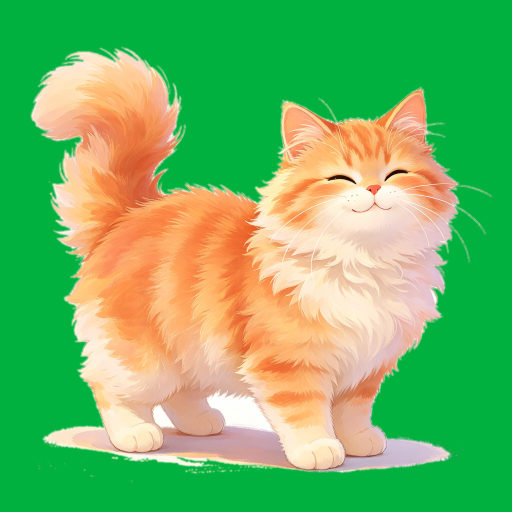
#> input picture cat-media/refs/green/E2-peach-green-00B140.png, 1024 x 1024 px (shown at 1/2 size)
$ python cat_check.py refs/green/E2-peach-green-00B140.png
#> lines starting #> are read from the running program, lines starting #| are printed output that depends on the picture; after the words box and inside, x2 and y2 are one past the last pixel; in counts of white or black regions, pixels touching at a corner belong together
"""
猫猫素材体检：加新动作 / 重新生成素材后，用它客观复检，不用靠肉眼反复看。

检查三件事
─────────
1. 毛发长度   轮廓的高频细节量。长毛是「一圈细密毛刺」，短毛是「平滑的线」。
              这是本次踩过的坑：提示词里误写成「短毛」，模型忠实照做，猫全变短毛了。
2. 毛色一致性 以「应用现用的素材」为基准比较色调 / 饱和度 / 明度。
              各动作是独立生成的，若偏差过大，切换动作时会像换了一只猫。
3. 尺寸与占比 猫在画幅里的外接框与像素占比，用于发现「画得过大/过小」。

为什么毛长要用「轮廓细节」而不是面积或周长
────────────────────────────────────────
面积 / 周长会被姿势严重干扰（坐、躺、蜷成一团本来形状就差很多）。
而「轮廓的毛刺多少」是低频形状之外的细节量：把掩膜降采样再升回来，
细毛刺会被抹掉、整体形状保留，两者的边界像素数之比就只反映细节多少。

为什么用 app 里的素材当毛色基准，而不是 refs/green 的参考图
────────────────────────────────────────────────────────
应用里真正显示的是 app/assets/cat/*.webp（由视频生成），
参考图是抠图前的绿幕图，亮度与它并不一致 —— 实测参考图比 app 素材更亮，
拿参考图当基准会得出「新素材偏暗」的错误结论。

用法
────
    python cat_check.py                     # 检查默认的一组（参考图 + 各动作首帧）
    python cat_check.py 图1.png 图2.png      # 检查指定图片
    python cat_check.py --frames            # 只检查 refs/actions/ 下的 *-first.png
"""

import os
import sys

import cv2
import numpy as np

HERE = os.path.dirname(os.path.abspath(__file__))
ROOT = os.path.dirname(HERE)

REF_GREEN = os.path.join(HERE, "refs", "green", "E2-peach-green-00B140.png")
ACTIONS_DIR = os.path.join(HERE, "refs", "actions")
APP_ASSETS = [
    os.path.join(ROOT, "app", "assets", "cat", "cat-walk.webp"),
    os.path.join(ROOT, "app", "assets", "cat", "cat-idle.webp"),
]
ACTION_KEYS = ["doze", "sleep", "stretch", "groom", "hop"]

# ── 毛发判读的适用范围与校准 ──────────────────────────────────────────
# ⚠ 这个指标只在「同样的像素尺寸」之间可比：
#     大图（1024px）缩小会把毛发细节抹平，小图（100px）放大又是插值假象，
#     两者放在一起比会得出错误结论（实测归一化到同一体高后，长毛与短毛完全重叠）。
#   本项目校准值（均为 1024x1024）：
#     参考图（已知长毛）fringe = 0.0016
#     旧版首帧（已知短毛）fringe = 0.0006 ~ 0.0010
#     重生成后          fringe = 0.0011 ~ 0.0014
#   故取「参考图的 75%」为下限提示线；这只是**粗略提示**，最终仍须肉眼确认。
#
# ⚠ rough（边界粗糙度）经实测**无法区分**长毛与短毛（两组数值完全重叠），
#   因此只作为参考数字打印，不参与任何判定。
FUR_REF_RATIO_WARN = 0.90   # 低于参考图此比例 → 提示「偏短，建议眼看」
FUR_REF_RATIO_BAD = 0.75    # 低于此比例 → 提示「明显偏短」

# 毛色容许偏差（相对 app 现用素材的均值）
HUE_TOL = 6.0             # 色调差容许范围（度）
SAT_TOL = 45.0            # 饱和度差容许范围
VAL_TOL = 30.0            # 明度差容许范围


# ────────────────────────────── 读图与掩膜 ──────────────────────────────

def imread_unicode(path, flags=cv2.IMREAD_UNCHANGED):
    """读图，兼容中文路径（cv2.imread 在 Windows 下不支持非 ASCII 路径）"""
    try:
        buf = np.fromfile(path, dtype=np.uint8)
        return cv2.imdecode(buf, flags) if buf.size else None
    except Exception:
        return None


def body_mask(img):
    """取猫体掩膜：有 alpha 通道就用 alpha，否则按绿幕判定；只保留最大连通域"""
    if img is None:
        return None
    if img.ndim == 3 and img.shape[2] == 4:
        m = (img[:, :, 3] > 128).astype(np.uint8)
    else:
        b, g, r = cv2.split(img[:, :, :3].astype(np.int16))
        m = (~((g > r + 20) & (g > b + 20))).astype(np.uint8)
        m = cv2.morphologyEx(m, cv2.MORPH_OPEN, np.ones((3, 3), np.uint8))
    n, lab, st, _ = cv2.connectedComponentsWithStats(m, 8)
    if n <= 1:
        return None
    idx = 1 + int(np.argmax(st[1:, cv2.CC_STAT_AREA]))
    return (lab == idx).astype(np.uint8)


def boundary_pixels(m):
    """边界像素数（有背景邻居的前景像素），近似周长"""
    er = cv2.erode(m, np.ones((3, 3), np.uint8), iterations=1)
    return int((m - er).sum())


# ────────────────────────────── 各项测量 ──────────────────────────────

def measure(path, factor=4):
    """测一只猫：毛发指标 + 色彩 + 尺寸"""
    img = imread_unicode(path)
    if img is None:
        return {"文件": os.path.basename(path), "错误": "读图失败"}
    m = body_mask(img)
    if m is None or m.sum() == 0:
        return {"文件": os.path.basename(path), "错误": "未识别到主体"}

    h, w = m.shape
    area = int(m.sum())

    # --- 毛发指标一：边界粗糙度（对姿势不敏感）---
    small = cv2.resize(m * 255, (max(1, w // factor), max(1, h // factor)),
                       interpolation=cv2.INTER_AREA)
    back = cv2.resize(small, (w, h), interpolation=cv2.INTER_NEAREST)
    m_low = (back > 127).astype(np.uint8)
    rough = boundary_pixels(m) / max(1, boundary_pixels(m_low))

    # --- 毛发指标二：外缘碎屑率（平滑一遍后抹掉多少面积）---
    k = np.ones((7, 7), np.uint8)
    smooth = cv2.morphologyEx(m, cv2.MORPH_CLOSE, k)
    smooth = cv2.morphologyEx(smooth, cv2.MORPH_OPEN, k)
    fringe = float((m & (~smooth.astype(bool)).astype(np.uint8)).sum()) / max(1, area)

    # --- 色彩：只取猫体内部，避开与背景混合的边缘像素 ---
    core = cv2.erode(m, np.ones((5, 5), np.uint8), iterations=2)
    rgb = img[:, :, :3]
    if core.sum() > 0:
        px = rgb[core > 0]
        med = np.median(px, axis=0)                       # BGR
        hsv = cv2.cvtColor(px.reshape(-1, 1, 3), cv2.COLOR_BGR2HSV).reshape(-1, 3)
        hue, sat, val = (float(np.median(hsv[:, 0])), float(np.median(hsv[:, 1])),
                         float(np.median(hsv[:, 2])))
    else:
        med = np.array([np.nan] * 3)
        hue = sat = val = float("nan")

    # --- 尺寸 ---
    ys, xs = np.where(m > 0)
    bw, bh = int(xs.max() - xs.min() + 1), int(ys.max() - ys.min() + 1)

    return {
        "文件": os.path.basename(path),
        "画幅": f"{w}x{h}",
        "体宽": bw, "体高": bh,
        "宽占比": bw / w * 100,
        "面积占比": area / (w * h) * 100,
        "rough": rough,
        "fringe": fringe,
        "hue": hue, "sat": sat, "val": val,
        "rgb": f"({med[2]:.0f},{med[1]:.0f},{med[0]:.0f})",
    }


# ────────────────────────────── 输出 ──────────────────────────────

def fmt_table(rows, cols, titles=None, fmts=None):
    """按列宽对齐打印表格。fmts 可为每列指定格式（如 fringe 需要 4 位小数）"""
    titles = titles or {}
    fmts = fmts or {}
    heads = [titles.get(c, c) for c in cols]

    def cell(r, c):
        v = r.get(c, "")
        if v is None or (isinstance(v, float) and np.isnan(v)):
            return "-"
        if isinstance(v, float):
            return format(v, fmts.get(c, ".3f"))
        return str(v)

    widths = {c: len(titles.get(c, c)) for c in cols}
    for r in rows:
        for c in cols:
            widths[c] = max(widths[c], len(cell(r, c)))

    print("  ".join(titles.get(c, c).ljust(widths[c]) for c in cols))
    print("  ".join("-" * widths[c] for c in cols))
    for r in rows:
        print("  ".join(cell(r, c).ljust(widths[c]) for c in cols))


def main():
    args = [a for a in sys.argv[1:] if not a.startswith("--")]
    only_frames = "--frames" in sys.argv

    if args:
        paths = [a if os.path.isabs(a) else os.path.join(os.getcwd(), a) for a in args]
    elif only_frames:
        paths = [os.path.join(ACTIONS_DIR, f"{k}-first.png") for k in ACTION_KEYS]
    else:
        paths = [REF_GREEN] + [os.path.join(ACTIONS_DIR, f"{k}-first.png") for k in ACTION_KEYS]

    rows = [measure(p) for p in paths if os.path.exists(p)]
#> in imread_unicode, returned value is the input picture: shape (1024, 1024, 3); mean B, G, R 102.1, 181.1, 114.3
#> in body_mask, `b, g, r = cv2.split(img[:, :, :3].astype(np.int16))`:
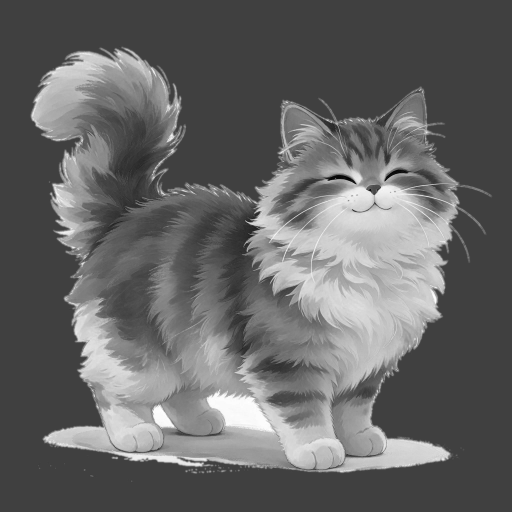
#> b: shape (1024, 1024) int16 (shown at 1/2 size); min 0, max 255, mean 102.1
#> in body_mask, `b, g, r = cv2.split(img[:, :, :3].astype(np.int16))`:
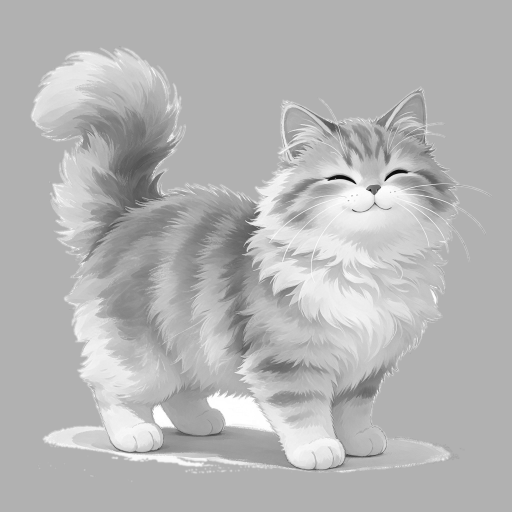
#> g: shape (1024, 1024) int16 (shown at 1/2 size); min 1, max 255, mean 181.1
#> in body_mask, `m = (~((g > r + 20) & (g > b + 20))).astype(np.uint8)`: m: shape (1024, 1024); values 0 (black) and 1 (white), 46.4% white; 9 white regions (8 under 20 px), largest, box (x1, y1, x2, y2) and area: (63, 98, 918, 944) 486605
#> in body_mask, `m = cv2.morphologyEx(m, cv2.MORPH_OPEN, np.ones((3, 3), np.uint8))`:
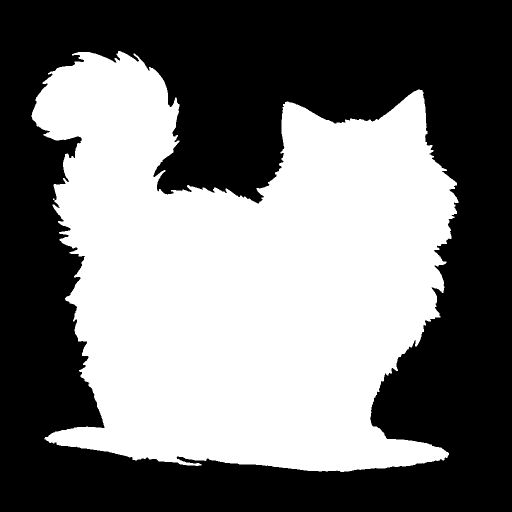
#> m: shape (1024, 1024) (shown at 1/2 size); values 0 (black) and 1 (white), 46.3% white; 1 white region, box (x1, y1, x2, y2) and area: (63, 102, 917, 944) 485867
#> in body_mask, `n, lab, st, _ = cv2.connectedComponentsWithStats(m, 8)`: n = 2; st = [[0, 0, 1024, 1024, 562709], [63, 102, 854, 842, 485867]]
#> in body_mask, `idx = 1 + int(np.argmax(st[1:, cv2.CC_STAT_AREA]))`: idx = 1
#> in measure, `area = int(m.sum())`: area = 485867
#> in measure, `m_low = (back > 127).astype(np.uint8)`: m_low: shape (1024, 1024); values 0 (black) and 1 (white), 46.4% white; 1 white region, box (x1, y1, x2, y2) and area: (64, 100, 916, 944) 486848
#> in boundary_pixels, `er = cv2.erode(m, np.ones((3, 3), np.uint8), iterations=1)`: er: shape (1024, 1024); values 0 (black) and 1 (white), 45.7% white; 6 white regions (5 under 20 px), largest, box (x1, y1, x2, y2) and area: (64, 103, 916, 943) 479244
#> in boundary_pixels (call 2), `er = cv2.erode(m, np.ones((3, 3), np.uint8), iterations=1)`: er: shape (1024, 1024); values 0 (black) and 1 (white), 45.8% white; 6 white regions (5 under 20 px), largest, box (x1, y1, x2, y2) and area: (65, 101, 915, 943) 480636
#> in measure, `rough = boundary_pixels(m) / max(1, boundary_pixels(m_low))`: rough = 1.07
#> in measure, `smooth = cv2.morphologyEx(m, cv2.MORPH_CLOSE, k)`: smooth: shape (1024, 1024); values 0 (black) and 1 (white), 46.5% white; 1 white region, box (x1, y1, x2, y2) and area: (63, 102, 917, 944) 487863
#> in measure, `smooth = cv2.morphologyEx(smooth, cv2.MORPH_OPEN, k)`: smooth: shape (1024, 1024); values 0 (black) and 1 (white), 46.5% white; 1 white region, box (x1, y1, x2, y2) and area: (64, 103, 915, 944) 487093
#> in measure, `fringe = float((m & (~smooth.astype(bool)).astype(np.uint8)).sum()) / ..`: fringe = 0.00158
#> in measure, `core = cv2.erode(m, np.ones((5, 5), np.uint8), iterations=2)`: core: shape (1024, 1024); values 0 (black) and 1 (white), 44% white; 1 white region, box (x1, y1, x2, y2) and area: (68, 108, 910, 939) 461583
#> in measure, `med = np.median(px, axis=0)`: med = [141, 186, 249]
#> in measure, `hue, sat, val = (float(np.median(hsv[:, 0])), float(np.median(hsv[:, 1..`: hue = 13; sat = 105; val = 249
#> in measure, `bw, bh = int(xs.max() - xs.min() + 1), int(ys.max() - ys.min() + 1)`: bw = 854; bh = 842
#> rows = 1 item
    if not rows:
        print("没有可检查的图片")
        return

    print()
    print("【一】毛发与尺寸")
    print("（rough 经实测无法区分长毛/短毛，仅列作参考；判断请以 fringe 与人眼为准）")
    fmt_table(rows, ["文件", "画幅", "体宽", "体高", "宽占比", "面积占比", "rough", "fringe"],
              {"宽占比": "宽占比%", "面积占比": "面积占比%"},
              {"宽占比": ".1f", "面积占比": ".1f", "rough": ".3f", "fringe": ".4f"})
#> in fmt_table, `titles = titles or {}`: titles = {'宽占比': '宽占比%', '面积占比': '面积占比%'}
#> in fmt_table, `fmts = fmts or {}`: fmts = {'宽占比': '.1f', '面积占比': '.1f', 'rough': '.3f', 'fringe': '.4f'}
#> in fmt_table, `heads = [titles.get(c, c) for c in cols]`: heads = ['文件', '画幅', '体宽', '体高', '宽占比%', '面积占比%', 'rough', 'fringe']
#> in fmt_table, `widths = {c: len(titles.get(c, c)) for c in cols}`: widths = {'文件': 2, '画幅': 2, '体宽': 2, '体高': 2, '宽占比': 4, '面积占比': 5, 'rough': 5, 'fringe': 6}
#> the loop in fmt_table, `for r in rows:` made 1 pass
#> after the loop in fmt_table, `for r in rows:`: widths = {'文件': 25, '画幅': 9, '体宽': 3, '体高': 3, '宽占比': 4, '面积占比': 5, 'rough': 5, 'fringe': 6}
#| 文件                         画幅         体宽   体高   宽占比%  面积占比%  rough  fringe

    # 毛发判读：只以「同为 1024px 的参考图」为基准做相对比较
    print()
    ref_row = next((r for r in rows if r.get("文件") == os.path.basename(REF_GREEN)), None)
    measurable = [r for r in rows if "fringe" in r]
#> measurable = 1 item
    note_bad, note_warn = [], []
    if ref_row and measurable:
        ref_fr = ref_row["fringe"]
#> ref_fr = 0.00158
        print(f"毛发提示（基准：参考图 fringe={ref_fr:.4f}，仅对同尺寸图片有效）：")
#| 毛发提示（基准：参考图 fringe=0.0016，仅对同尺寸图片有效）：
        for r in measurable:
            if r is ref_row:
                continue
            ratio = r["fringe"] / ref_fr if ref_fr else 0
            if ratio < FUR_REF_RATIO_BAD:
                note_bad.append((r["文件"], ratio))
            elif ratio < FUR_REF_RATIO_WARN:
                note_warn.append((r["文件"], ratio))
            print(f"    {r['文件']:26} fringe={r['fringe']:.4f}  为参考图的 {ratio * 100:.0f}%")
#> this loop made 1 pass
#> after the loop, note_bad = []; note_warn = []
        print()
        if note_bad:
            print("⚠ 明显偏短（毛发偏光滑），建议重新生成：")
            for f, rt in note_bad:
                print(f"    {f}  ({rt * 100:.0f}%)")
            print("  → 检查提示词里是否误写了「短毛」，或缺少「长毛蓬松」的描述。")
        if note_warn:
            print("· 略低于参考图，建议眼看确认（指标本身不够灵敏）：")
            for f, rt in note_warn:
                print(f"    {f}  ({rt * 100:.0f}%)")
        if not note_bad and not note_warn:
            print("✓ 毛发指标未见明显异常。")
        print()
        print("⚠ 注意：该指标只是粗略提示，实测无法可靠区分长毛与短毛。")
        print("   判断毛发是否达标，请以 python cat_compare.py 出的对照图为准（人眼更准）。")
    elif measurable:
        print("未找到参考图，跳过毛发比较（需要参考图作为同尺寸基准）。")

    # 色彩一致性：以 app 现用素材为基准
    print()
    print("【二】毛色一致性（基准 = app 现用素材）")
    app_rows = []
    for p in APP_ASSETS:
        if os.path.exists(p):
            app_rows.append(measure(p))
#> call 2 of measure, with path = 'app/assets/cat/cat-walk.webp', factor = 4
#> call 2 of imread_unicode, with path = 'app/assets/cat/cat-walk.webp', flags = -1
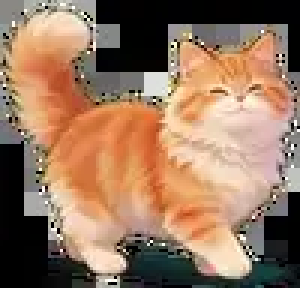
#> input picture app/assets/cat/cat-walk.webp, 100 x 96 px (shown 3 times larger)
#> in imread_unicode, returned value is the input picture: shape (96, 100, 4); mean B, G, R, A 95.2, 118.7, 151, 145.8
#> in body_mask (call 2), `m = (img[:, :, 3] > 128).astype(np.uint8)`: m: shape (96, 100); values 0 (black) and 1 (white), 57.4% white; 3 black regions (1 under 20 px), largest, box (x1, y1, x2, y2) and area: (0, 0, 100, 96) 3926, (38, 78, 65, 87) 159
#> in measure (call 2), `area = int(m.sum())`: area = 5514
#> in measure (call 2), `m_low = (back > 127).astype(np.uint8)`: m_low: shape (96, 100); values 0 (black) and 1 (white), 58.5% white; 4 black regions, box (x1, y1, x2, y2) and area: (0, 0, 100, 36) 1984, (0, 24, 64, 96) 1248, (80, 36, 100, 96) 640, (40, 80, 64, 88) 112
#> in boundary_pixels (call 3), `er = cv2.erode(m, np.ones((3, 3), np.uint8), iterations=1)`: er: shape (96, 100); values 0 (black) and 1 (white), 51.2% white; 2 black regions, box (x1, y1, x2, y2) and area: (0, 0, 100, 96) 4448, (37, 77, 66, 88) 239
#> in boundary_pixels (call 4), `er = cv2.erode(m, np.ones((3, 3), np.uint8), iterations=1)`:
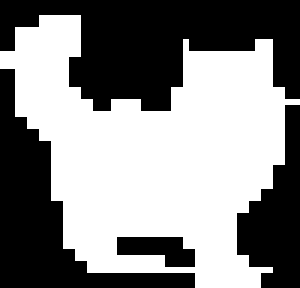
#> er: shape (96, 100) (shown 3 times larger); values 0 (black) and 1 (white), 53.1% white; 4 black regions, box (x1, y1, x2, y2) and area: (0, 0, 100, 37) 2196, (0, 23, 65, 96) 1385, (79, 35, 100, 96) 737, (39, 79, 65, 89) 180
#> in measure (call 2), `rough = boundary_pixels(m) / max(1, boundary_pixels(m_low))`: rough = 1.17
#> in measure (call 2), `smooth = cv2.morphologyEx(m, cv2.MORPH_CLOSE, k)`: smooth: shape (96, 100); values 0 (black) and 1 (white), 60.2% white; 6 black regions, box (x1, y1, x2, y2) and area: (18, 0, 100, 34) 1834, (0, 29, 54, 96) 1177, (80, 44, 100, 96) 575, (0, 0, 15, 16) 137, (42, 78, 49, 85) 49, (50, 79, 57, 86) 49
#> in measure (call 2), `smooth = cv2.morphologyEx(smooth, cv2.MORPH_OPEN, k)`:
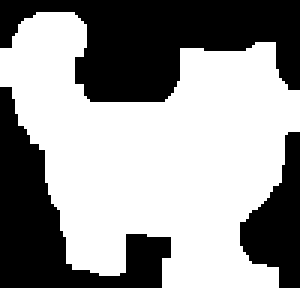
#> smooth: shape (96, 100) (shown 3 times larger); values 0 (black) and 1 (white), 58.8% white; 3 black regions, box (x1, y1, x2, y2) and area: (0, 0, 100, 34) 2016, (0, 29, 57, 96) 1357, (80, 44, 100, 96) 579
#> in measure (call 2), `fringe = float((m & (~smooth.astype(bool)).astype(np.uint8)).sum()) / ..`: fringe = 0.0203
#> in measure (call 2), `core = cv2.erode(m, np.ones((5, 5), np.uint8), iterations=2)`:
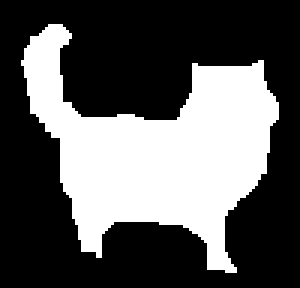
#> core: shape (96, 100) (shown 3 times larger); values 0 (black) and 1 (white), 35.4% white; 1 white region, box (x1, y1, x2, y2) and area: (7, 8, 93, 91) 3394
#> in measure (call 2), `med = np.median(px, axis=0)`: med = [110, 162, 226]
#> in measure (call 2), `hue, sat, val = (float(np.median(hsv[:, 0])), float(np.median(hsv[:, 1..`: hue = 12; sat = 133; val = 226
#> in measure (call 2), `ys, xs = np.where(m > 0)`: ys = 5514 values from 3 to 94; xs = 5514 values, max 98 at index 1515, min 1 at index 304, mean 51.13
#> in measure (call 2), `bw, bh = int(xs.max() - xs.min() + 1), int(ys.max() - ys.min() + 1)`: bw = 98; bh = 92
#> pass 2 of the loop in main, `for p in APP_ASSETS:`:
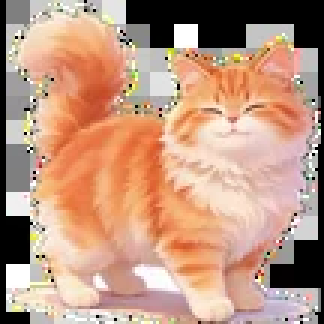
#> input picture app/assets/cat/cat-idle.webp, 108 x 108 px (shown 3 times larger)
#> in imread_unicode, returned value is the input picture: shape (108, 108, 4); mean B, G, R, A 128.7, 151, 190.7, 159.9
#> in body_mask (call 3), `m = (img[:, :, 3] > 128).astype(np.uint8)`:
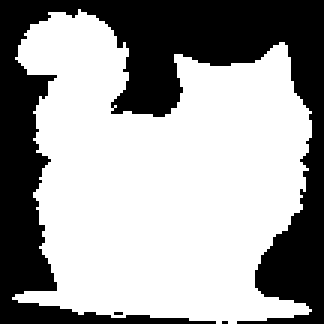
#> m: shape (108, 108) (shown 3 times larger); values 0 (black) and 1 (white), 62.6% white; 3 black regions (2 under 20 px), largest, box (x1, y1, x2, y2) and area: (0, 0, 108, 108) 4354
#> st = [[0, 0, 108, 108, 4359], [4, 3, 100, 105, 7305]]
#> area = 7305
#> small: shape (27, 27)
#> back: shape (108, 108)
#> m_low: shape (108, 108); values 0 (black) and 1 (white), 63.1% white; 1 black region, box (x1, y1, x2, y2) and area: (0, 0, 108, 108) 4304
#> er: shape (108, 108); values 0 (black) and 1 (white), 57.3% white; 1 black region, box (x1, y1, x2, y2) and area: (0, 0, 108, 108) 4982
#> er: shape (108, 108); values 0 (black) and 1 (white), 58.7% white; 1 black region, box (x1, y1, x2, y2) and area: (0, 0, 108, 108) 4818
#> rough = 1.21
#> fringe = 0.0134
#> in measure (call 3), `core = cv2.erode(m, np.ones((5, 5), np.uint8), iterations=2)`:
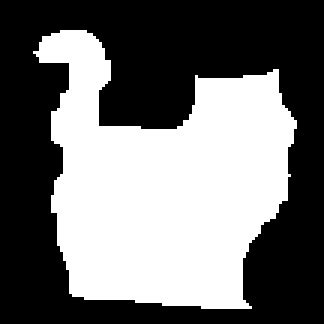
#> core: shape (108, 108) (shown 3 times larger); values 0 (black) and 1 (white), 44.2% white; 1 white region, box (x1, y1, x2, y2) and area: (11, 10, 99, 103) 5150
#> rgb: shape (108, 108, 3)
#> med = [128.5, 169, 235]
#> hue = 11; sat = 112; val = 235
#> ys = 7305 values from 3 to 107; xs = 7305 values, max 103 at index 1688, min 4 at index 6718, mean 53.76
#> bw = 100; bh = 105
    if not app_rows:
        print("  未找到 app/assets/cat 下的素材，跳过色彩比较")
    else:
        for r in app_rows:
            print(f"  基准 {r['文件']:16} 中位RGB {r['rgb']}  色调 {r['hue']:.0f} "
                  f"饱和 {r['sat']:.0f} 明度 {r['val']:.0f}")
#> this loop made 2 passes
#|   基准 cat-walk.webp    中位RGB (226,162,110)  色调 12 饱和 133 明度 226
#|   基准 cat-idle.webp    中位RGB (235,169,128)  色调 11 饱和 112 明度 235
        # 基准自身的波动范围 = 可接受范围
        b_hue = [r["hue"] for r in app_rows]
#> b_hue = [12, 11]
        b_sat = [r["sat"] for r in app_rows]
#> b_sat = [133, 112]
        b_val = [r["val"] for r in app_rows]
#> b_val = [226, 235]
        print(f"  基准自身波动：色调 {max(b_hue) - min(b_hue):.0f}度  "
              f"饱和 {max(b_sat) - min(b_sat):.0f}  明度 {max(b_val) - min(b_val):.0f}")
#|   基准自身波动：色调 1度  饱和 21  明度 9
        print("  （基准素材彼此就有差异，新素材落在同一量级即视为一致）")
        print()
        base_h = float(np.mean(b_hue)); base_s = float(np.mean(b_sat)); base_v = float(np.mean(b_val))
#> after `base_h = float(np.mean(b_hue))`: base_h = 11.5
#> after `base_s = float(np.mean(b_sat))`: base_s = 122.5
#> after `base_v = float(np.mean(b_val))`: base_v = 230.5
        flags = []
        for r in rows:
            if "hue" not in r or np.isnan(r["hue"]):
                continue
            d_h, d_s, d_v = r["hue"] - base_h, r["sat"] - base_s, r["val"] - base_v
            mark = ""
            if abs(d_h) > HUE_TOL or abs(d_s) > SAT_TOL or abs(d_v) > VAL_TOL:
                mark = "  ⚠ 偏差偏大"
                flags.append(r["文件"])
            print(f"  {r['文件']:26} Δ色调 {d_h:+6.1f}  Δ饱和 {d_s:+6.1f}  Δ明度 {d_v:+6.1f}{mark}")
#> this loop made 1 pass
#> (d_h, d_s, d_v, mark) on pass 1: (1.5, -17.5, 18.5, '')
#|   E2-peach-green-00B140.png  Δ色调   +1.5  Δ饱和  -17.5  Δ明度  +18.5
#> after the loop, flags = []
        print()
        if flags:
            print("⚠ 以下素材与基准偏差较大，切换动作时可能看出「换了一只猫」：")
            for f in flags:
                print("    " + f)
        else:
            print("✓ 毛色与基准一致（在容许范围内）。")

    print()
    print("提示：光看指标可能漏掉姿势 / 条纹的问题，建议再跑 python cat_compare.py 出对照图亲眼看一下。")
    print()


if __name__ == "__main__":
    main()
